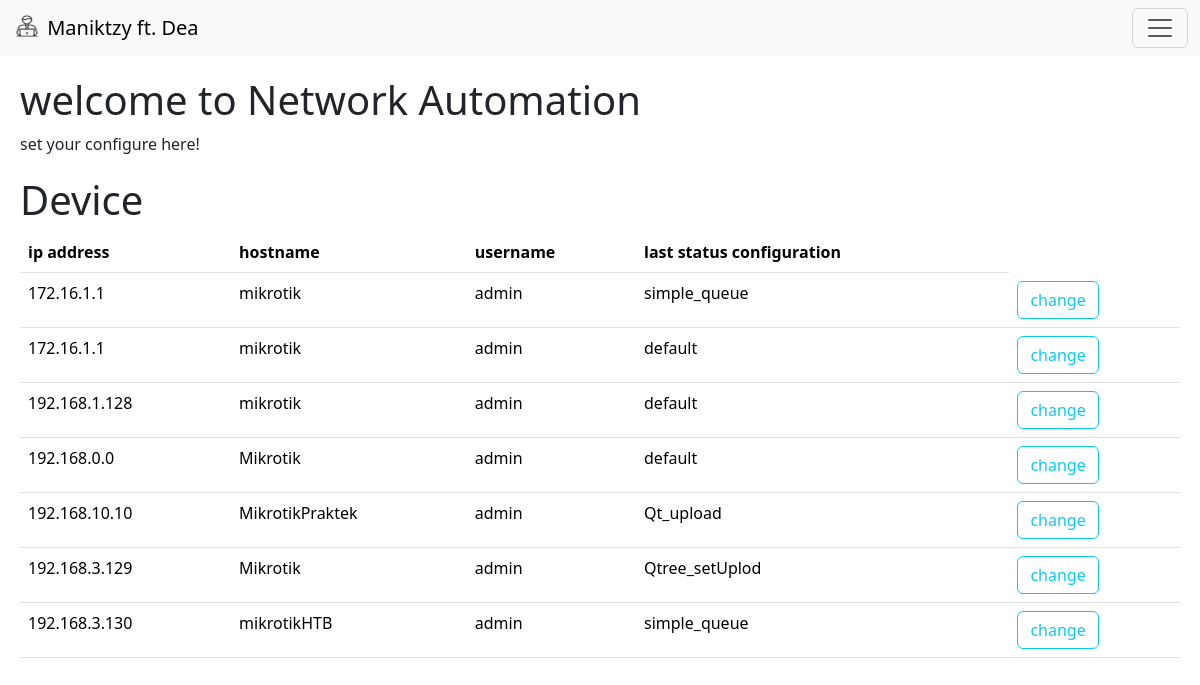
The page / on the database its author committed.
### network_automation/models.py (models this page shows, shortened)
class Device(models.Model):
    ip_address = models.CharField(max_length=255)
    hostname = models.CharField(max_length=255)
    username = models.CharField(max_length=255)
    password = models.CharField(max_length=255)
    CONFIG_CHOICES = [
        ('simple_queue', 'Simple Queue'),
        ('queue_three', 'Queue Three'),
        ('HTB', 'HTB'),
    ]
    config = models.CharField(max_length=255, choices=CONFIG_CHOICES, default='default')

### network_automation/views.py (the view)
# urls.py: path("", views.main, name="main"),
def main(request):
    all_devices = Device.objects.all()
    devices = Device.objects.all()
    context = {
        'title' : "Devices",
        'active_devices' : 'active',
        'devices' : devices,
        'all_devices' : len(all_devices),
    }
    return render(request, 'main.html', context)

### network_automation/templates/main.html (shortened to what this page needs)
<!DOCTYPE html>
<html lang="en">
  <head>
    <link
      href="https://cdn.jsdelivr.net/npm/bootstrap@5.3.2/dist/css/bootstrap.min.css"
      rel="stylesheet"
    />
    <link rel="stylesheet" href="/static/css/style.css" />
  </head>
  <body>
    <div class="container-navbar">
      <nav class="navbar bg-body-tertiary">
        <div class="container-fluid">
          <a class="navbar-brand" href="#">
            <img
              src="/static/image/office.ico"
              alt="Logo"
              width="30"
              height="24"
              class="d-inline-block align-text-top"
            />
            Maniktzy ft. Dea
          </a>
          <button
            class="navbar-toggler"
            type="button"
            data-bs-toggle="collapse"
            data-bs-target="#navbarNavDropdown"
            aria-controls="navbarNavDropdown"
            aria-expanded="false"
            aria-label="Toggle navigation"
          >
            <span class="navbar-toggler-icon"></span>
          </button>
        </div>
      </nav>
    </div>
    <div class="container-title" style="margin: 20px;">
      <div class="title">
        <h1>welcome to Network Automation</h1>
        <p>set your configure here!</p>
      </div>
    </div>
    <div class="container-content">
      <div class="title"><h1>Device</h1></div>
      <div class=".container-table">
        <table class="table">
          <thead>
            <tr>
              <th scope="col">ip address</th>
              <th scope="col">hostname</th>
              <th scope="col">username</th>
              <th scope="col">last status configuration</th>
            </tr>
          </thead>
          <tbody>
            {% if devices %} {% for row in devices %}
            <tr>
              <td>{{ row.ip_address }}</td>
              <td>{{ row.hostname }}</td>
              <td>{{ row.username }}</td>
              <td>{{ row.config }}</td>
              <td><a href="/config/{{ row.id }}" class="btn btn-outline-info">change</a></td>
            </tr>
            {% endfor %} {% else %}
            <tr>
              <td class="text-center" colspan="6">no devices registered</td>
            </tr>
            {% endif %}
          </tbody>
        </table>
      </div>
    </div>
  </body>
</html>

### static/css/style.css (style rules this page uses)
.container-content { margin: 20px; }

### rows shown on the page
Device: ip_address "172.16.1.1", hostname "mikrotik", username "admin", config "simple_queue"
Device: ip_address "172.16.1.1", hostname "mikrotik", username "admin", config "default"
Device: ip_address "192.168.1.128", hostname "mikrotik", username "admin", config "default"
Device: ip_address "192.168.0.0", hostname "Mikrotik", username "admin", config "default"
Device: ip_address "192.168.10.10", hostname "MikrotikPraktek", username "admin", config "Qt_upload"
Device: ip_address "192.168.3.129", hostname "Mikrotik", username "admin", config "Qtree_setUplod"
Device: ip_address "192.168.3.130", hostname "mikrotikHTB", username "admin", config "simple_queue"
